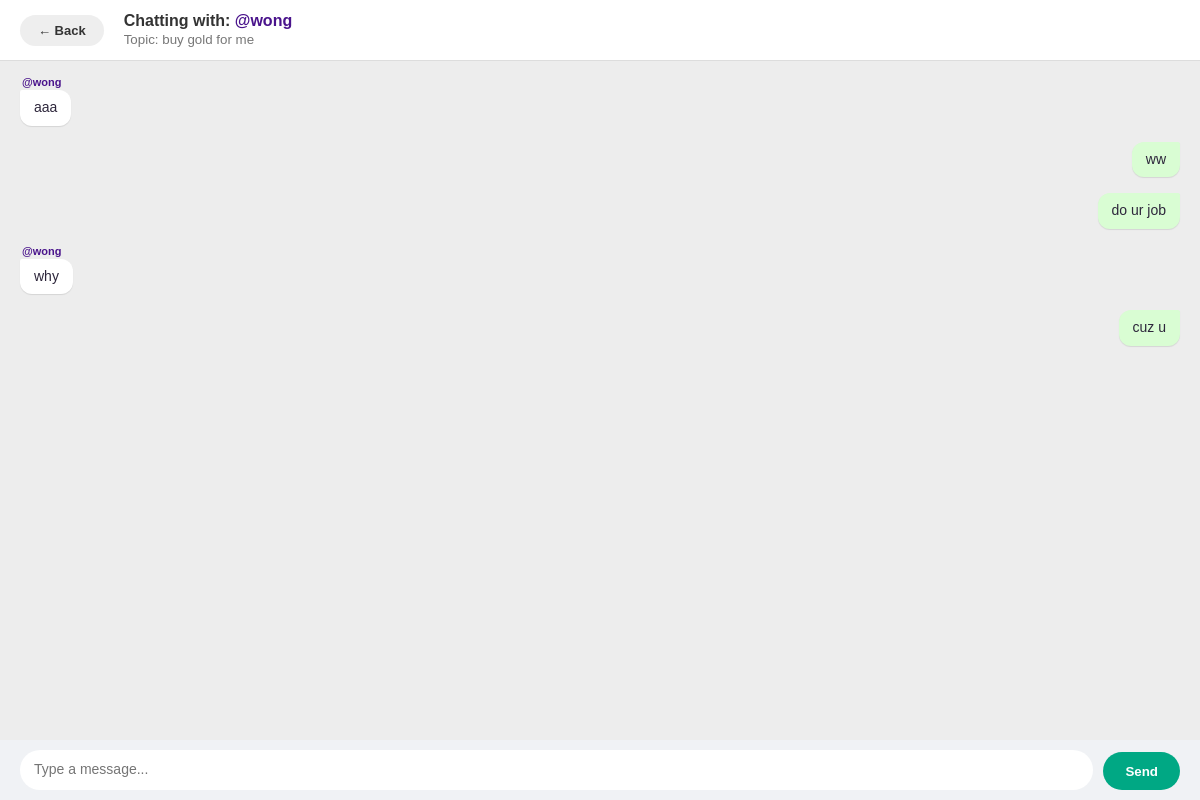
Before: /chat/1 (signed in) with the older database file.
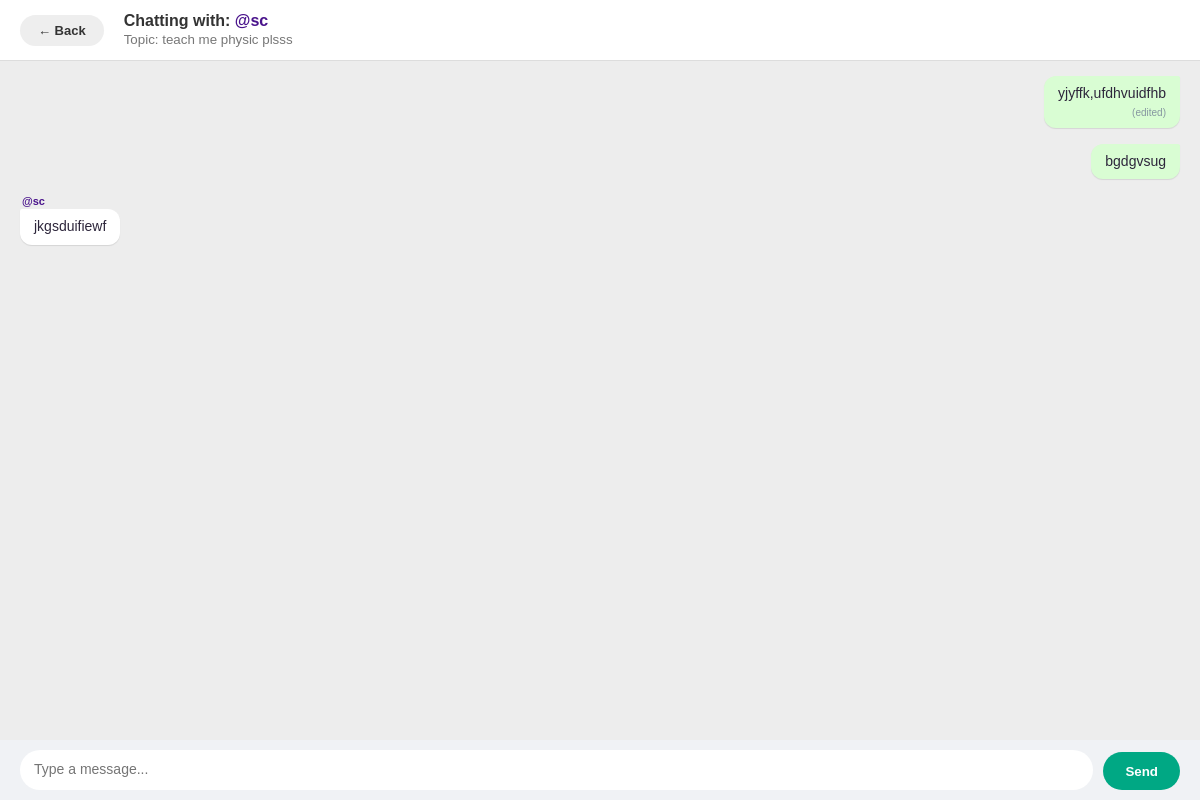
After: the same page with the newer database file.
### app.py (models this page shows, shortened)
class Task(db.Model):
    id = db.Column(db.Integer, primary_key=True)
    title = db.Column(db.String(100), nullable=False)
    price = db.Column(db.Float, nullable=False)
    description = db.Column(db.Text, nullable=False)
    category = db.Column(db.String(50), nullable=False)
    status = db.Column(db.String(20), default='Available')
    user = db.Column(db.String(50))
    tasker = db.Column(db.String(50))
    deadline = db.Column(db.String(50))
    capacity = db.Column(db.Integer, default=1)
    progress = db.Column(db.Integer, default=0)
    urgent = db.Column(db.Boolean, default=False)
    is_negotiable = db.Column(db.Boolean, default=False)
    def get_hired_usernames(self):
        hired_apps = Application.query.filter_by(task_id=self.id, status='Hired').all()
        return [app.applicant_username for app in hired_apps]

class Message(db.Model):
    id = db.Column(db.Integer, primary_key=True)
    task_id = db.Column(db.Integer, db.ForeignKey('task.id'), nullable=False)
    sender = db.Column(db.String(50), nullable=False)
    content = db.Column(db.Text, nullable=False)
    timestamp = db.Column(db.DateTime, default=db.func.now())
    is_read = db.Column(db.Boolean, default=False)
    is_edited = db.Column(db.Boolean, default=False)
    is_deleted = db.Column(db.Boolean, default=False)
    reply_to_id = db.Column(db.Integer, db.ForeignKey('message.id'), nullable=True)
    replied_message = db.relationship('Message', remote_side=[id], backref='replies')

### app.py (the view)
@app.route('/chat/<int:task_id>')
def chat(task_id):
    if 'user_id' not in session:
        return redirect(url_for('login'))
    task = Task.query.get_or_404(task_id)
    user = User.query.get(session['user_id'])
    if not user_can_access_task_chat(task, user):
        flash("You are not part of this task chat.")
        return redirect(url_for('my_task'))
    for msg in Message.query.filter_by(task_id=task_id, is_read=False).filter(Message.sender != user.username).all():
        msg.is_read = True
        if not MessageRead.query.filter_by(message_id=msg.id, username=user.username).first():
            db.session.add(MessageRead(message_id=msg.id, username=user.username))
    db.session.commit()
    socketio.emit('clear_unread', {'task_id': task_id}, room=str(session['user_id']))
    history = Message.query.filter_by(task_id=task_id).order_by(Message.timestamp.asc()).all()
    return render_template('chat.html', task=task, user=user, history=history)

### app.py (called while the page is built)
def get_task_member_usernames(task):
    members = {task.user}
    for app_record in Application.query.filter_by(task_id=task.id, status='Hired').all():
        members.add(app_record.applicant_username)
    return members

def user_can_access_task_chat(task, user):
    return user and user.username in get_task_member_usernames(task)

@app.context_processor
def inject_notifications():
    if 'user_id' in session:
        current_user = User.query.get(session['user_id'])
        if current_user:
            user_notifications = Notification.query.filter_by(
                user_id=current_user.id
            ).order_by(Notification.id.desc()).limit(5).all()
            return dict(notifications=user_notifications)
        else:
            session.pop('user_id', None)
    return dict(notifications=[])

### templates/chat.html (shortened to what this page needs)
<!DOCTYPE html>
<html>
<head>
    <link rel="stylesheet" href="{{ url_for('static', filename='style.css') }}">
</head>
<body>
    <div class="chat-header">
        <a href="{{ url_for('my_task') }}" style="padding: 8px 18px; background: #eee; border-radius: 20px; color: #333; text-decoration: none; font-weight: bold; font-size: 13px;">← Back</a>
        <div>
            <h2 style="margin: 0; font-size: 16px; color: #333;">
                Chatting with:
                <span style="color: #4a148c;">
                    {% if user.username == task.user %}
                        {% set hired_names = task.get_hired_usernames() %}
                        {% if hired_names %}
                            @{{ hired_names | join(', @') }}
                        {% else %}
                            @Team
                        {% endif %}
                    {% else %}
                        @{{ task.user }}
                    {% endif %}
                </span>
            </h2>
            <small style="color: #777;">Topic: {{ task.title }}</small>
        </div>
    </div>
    <div id="chat-box">
        {% for m in history %}
            <div id="msg-wrapper-{{ m.id }}" class="msg-container {% if m.sender == user.username %}my-container{% else %}others-container{% endif %}">
                {% if m.sender != user.username and not m.is_deleted %}
                    <div class="sender-name-hint">@{{ m.sender }}</div>
                {% endif %}
                <div class="message {% if not m.is_deleted %}can-open-actions{% endif %} {% if m.sender == user.username %}my-msg{% else %}others-msg{% endif %}" {% if not m.is_deleted %}oncontextmenu="openMsgMenu(event, {{ m.id|tojson }})" title="Right-click for actions"{% endif %}>
                    <div class="msg-content-text">
                        <span id="body-text-{{ m.id }}" class="text-body {% if m.is_deleted %}is-deleted{% endif %}" data-raw="{{ m.content }}">{% if m.is_deleted %}This message was deleted{% else %}{{ m.content }}{% endif %}</span>
                        {% if m.is_edited and not m.is_deleted %}
                            <small style="color:#8696a0; font-size: 10px; margin-top: 2px; display: block; text-align: right;">(edited)</small>
                        {% endif %}
                    </div>
                </div>
            </div>
        {% endfor %}
    </div>
    <div class="input-area">
        <textarea id="message-input" placeholder="Type a message..." rows="1" autocomplete="off"></textarea>
        <button id="send-btn" class="btn-send">Send</button>
    </div>
</body>
</html>

### static/style.css (style rules this page uses)
* { box-sizing: border-box; margin: 0; padding: 0; }
body { font-family: 'Segoe UI', Roboto, Helvetica, Arial, sans-serif; background-color: #f7f6fa; color: #2d263b; overflow-x: hidden; }

### templates/chat.html (style rules this page uses)
body { font-family: sans-serif; margin: 0; background-color: #ededed !important; }
.chat-header { padding: 12px 20px; display: flex; align-items: center; gap: 20px; background: white; border-bottom: 1px solid #ddd; position: sticky; top: 0; z-index: 100; }
#chat-box { height: calc(100vh - 190px); overflow-y: auto; padding: 15px 20px; display: flex !important; flex-direction: column !important; gap: 12px !important; }
.msg-container { display: flex !important; flex-direction: column !important; max-width: 60% !important; margin-bottom: 4px !important; width: fit-content !important; position: relative !important; }
.my-container { align-self: flex-end !important; align-items: flex-end !important; margin-left: auto !important; }
.others-container { align-self: flex-start !important; align-items: flex-start !important; margin-right: auto !important; }
.message { padding: 8px 14px !important; border-radius: 12px !important; font-size: 14px !important; line-height: 1.4 !important; position: relative !important; box-shadow: 0 1px 1px rgba(0,0,0,0.1) !important; width: -moz-fit-content !important; width: fit-content !important; min-width: 0px !important; max-width: 100% !important; display: inline-block !important; min-height: 0px !important; box-sizing: border-box !important; cursor: default !important; }
.message.can-open-actions { cursor: pointer !important; }
.my-msg { background-color: #d9fdd3 !important; border-top-right-radius: 2px !important; }
.others-msg { background-color: white !important; border-top-left-radius: 2px !important; }
.sender-name-hint { font-size: 11px; color: #4a148c; margin-bottom: 2px; font-weight: bold; padding-left: 2px; }
.text-body { white-space: pre-wrap !important; word-break: break-word !important; display: inline !important; }
.input-area { padding: 10px 20px; background: #f0f2f5; display: flex; align-items: flex-end; gap: 10px; position: fixed; bottom: 0; width: 100%; box-sizing: border-box; }
#message-input { flex-grow: 1; padding: 10px 14px; border: none; border-radius: 20px; outline: none; font-family: inherit; font-size: 14px; resize: none; max-height: 100px; overflow-y: auto; line-height: 1.4; background: white; }
.btn-send { padding: 0 22px; background: #00a884; color: white; border: none; border-radius: 20px; cursor: pointer; font-weight: bold; height: 38px; }

Changed rows visible on the page:
removed Message: sender "wong", content "aaa"
removed Message: content "do ur job"
removed Message: sender "wong", content "why"
removed Message: content "cuz u"
changed Task: title "buy gold for me" → "teach me physic plsss"
added Message: content "yjyffk,ufdhvuidfhb", is_edited "(edited)"
changed Message: content "ww" → "bgdgvsug"
added Message: sender "sc", content "jkgsduifiewf"
Other visible differences:
{{ hired_names | join(', @') }}: "wong" → "sc"
